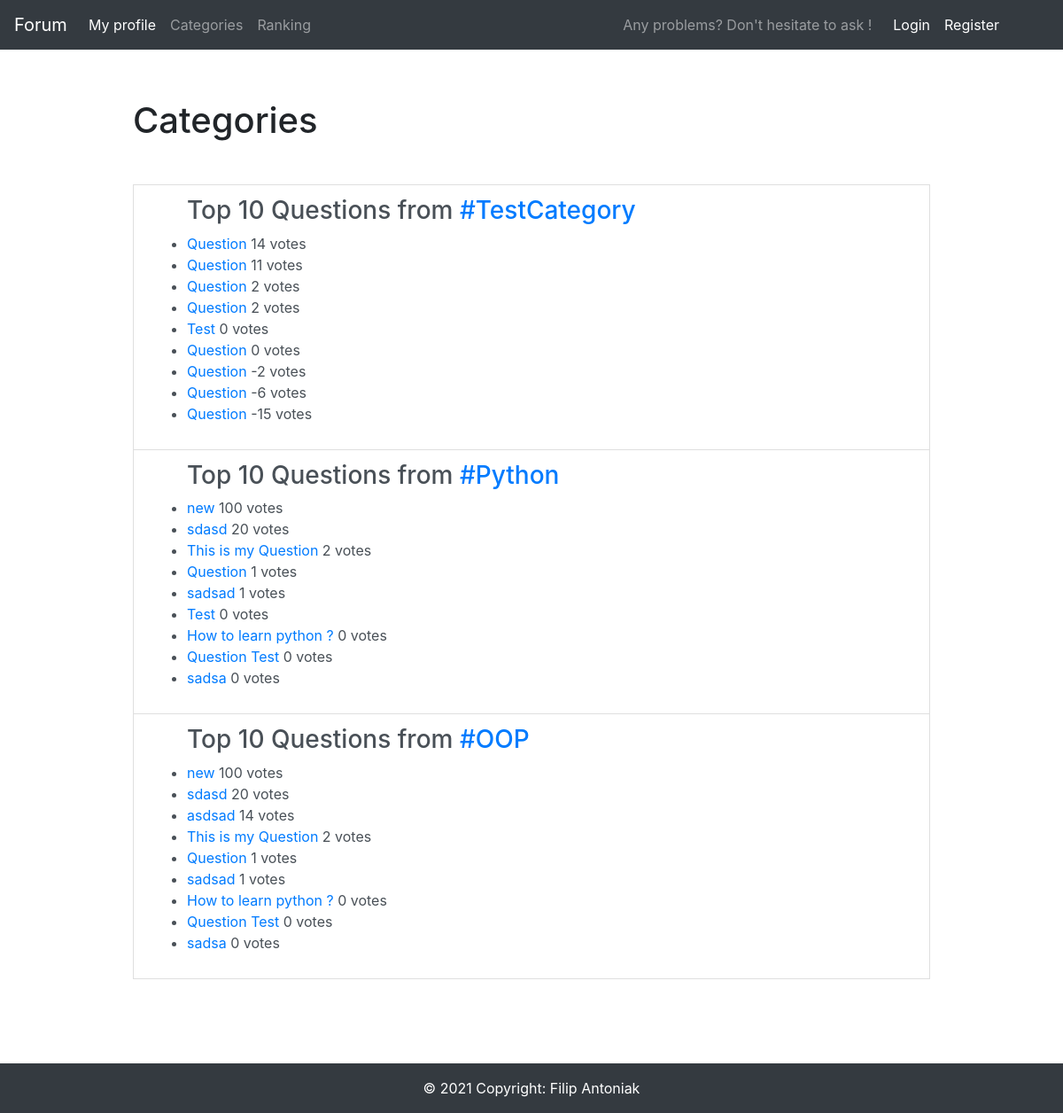
The page /category/ on the database its author committed.
### main/models.py (models this page shows, shortened)
class Category(models.Model):
    name = models.CharField(max_length=30)
    questions = models.ManyToManyField(Question)
    def __str__(self):
        return self.name

class Question(models.Model):
    question_text = models.CharField(max_length=100)
    question_subtext = models.TextField(max_length=500)
    pub_date = models.DateTimeField('date published')
    user = models.ForeignKey(User, on_delete=models.CASCADE, default=User.objects.get(pk=1).pk)
    votes = models.IntegerField(default=0)
    def __str__(self):
        return self.question_text

### main/views.py (the view)
# urls.py: path('category/', views.CategoryView.as_view(), name='category'),
class CategoryView(generic.ListView):
    template_name = 'main/category.html'
    context_object_name = 'cat'
    def get_queryset(self):
        cat = Category.objects.all()
        return cat

### main/templates/main/category.html (shortened to what this page needs)
{% extends 'main/base.html' %}
{% block content %}
<h1 class="mb-5">Categories</h1>
{% for q in cat %}
<div class="list-group-item-action flex-column align-items-start list-group-item"><ul><h3>Top 10 Questions from <a href="{% url 'main:category' q %}">#{{ q }}</a></h3>
    {% for p in q.questions.all|dictsort:"votes" reversed %}
        {% if forloop.counter < 11 %}
            <li><a href="{% url 'main:detail' p.id %}">{{ p }}</a> {{ p.votes }} votes</li>
        {% endif %}
    {% endfor %}
    </ul></div>
{% endfor %}
<div class="p-3 w-100 mb-5"></div>
    {% block footer-class %} position-absolute w-100 {% endblock %}
{% endblock %}

### rows shown on the page
Category: name "TestCategory"
Question: question_text "Question", votes "14"
Question: question_text "Question", votes "11"
Question: question_text "Question", votes "2"
Question: question_text "Question", votes "2"
Question: question_text "Test", votes "0"
Question: question_text "Question", votes "0"
Question: question_text "Question", votes "-2"
Question: question_text "Question", votes "-6"
Question: question_text "Question", votes "-15"
Category: name "Python"
Question: question_text "new", votes "100"
Question: question_text "sdasd", votes "20"
Question: question_text "This is my Question", votes "2"
Question: question_text "Question", votes "1"
Question: question_text "sadsad", votes "1"
Question: question_text "How to learn python ?", votes "0"
Question: question_text "Question Test", votes "0"
Question: question_text "sadsa", votes "0"
Category: name "OOP"
Question: question_text "asdsad", votes "14"
